Frame 1 (no input): blank canvas, image omitted
Frame 60 (the mouse pressed at the canvas centre just before this capture): blank canvas, image omitted
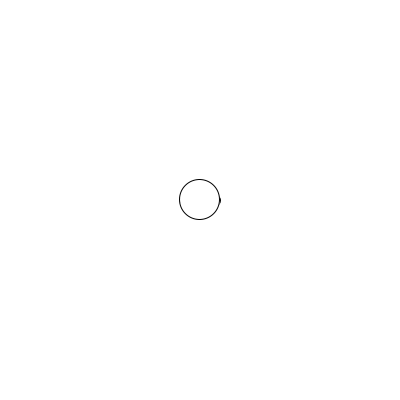
Frame 120 (the mouse held since frame 60 and released just before this capture)

The Processing sketch whose frames 1 and 60 were blank and that drew this single picture after the mouse press (run headless with seeded random() and noise(); from frame 60 on, the mouse is pressed at the canvas centre):

// Processing sketch: week03_5
// ── week03_5.pde
// week03_05_mouse_cat_x_y
void setup(){
  size(400, 400);
}
float x, y; // 貓的座標
void draw(){
  background(255);
  ellipse(mouseX, mouseY, 40, 20);
  ellipse(x, y, 40, 40);
  x = (x*4 + mouseX) / 5;
  y = (y*4 + mouseY) / 5;
} // 新的座標，舊的座標*14， 目標*1
